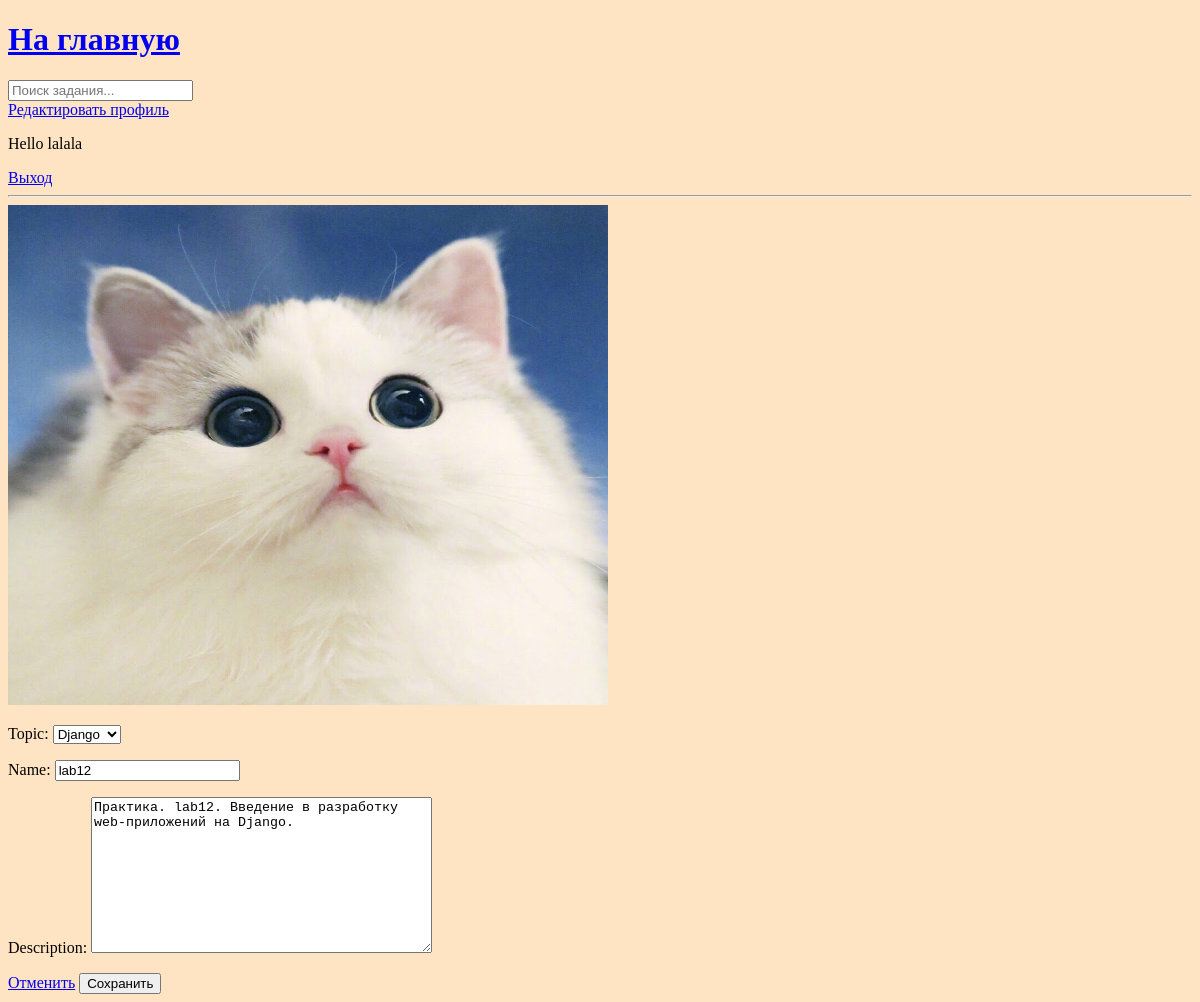
/update-task/4/ (signed in), run on an earlier commit of the app's database.
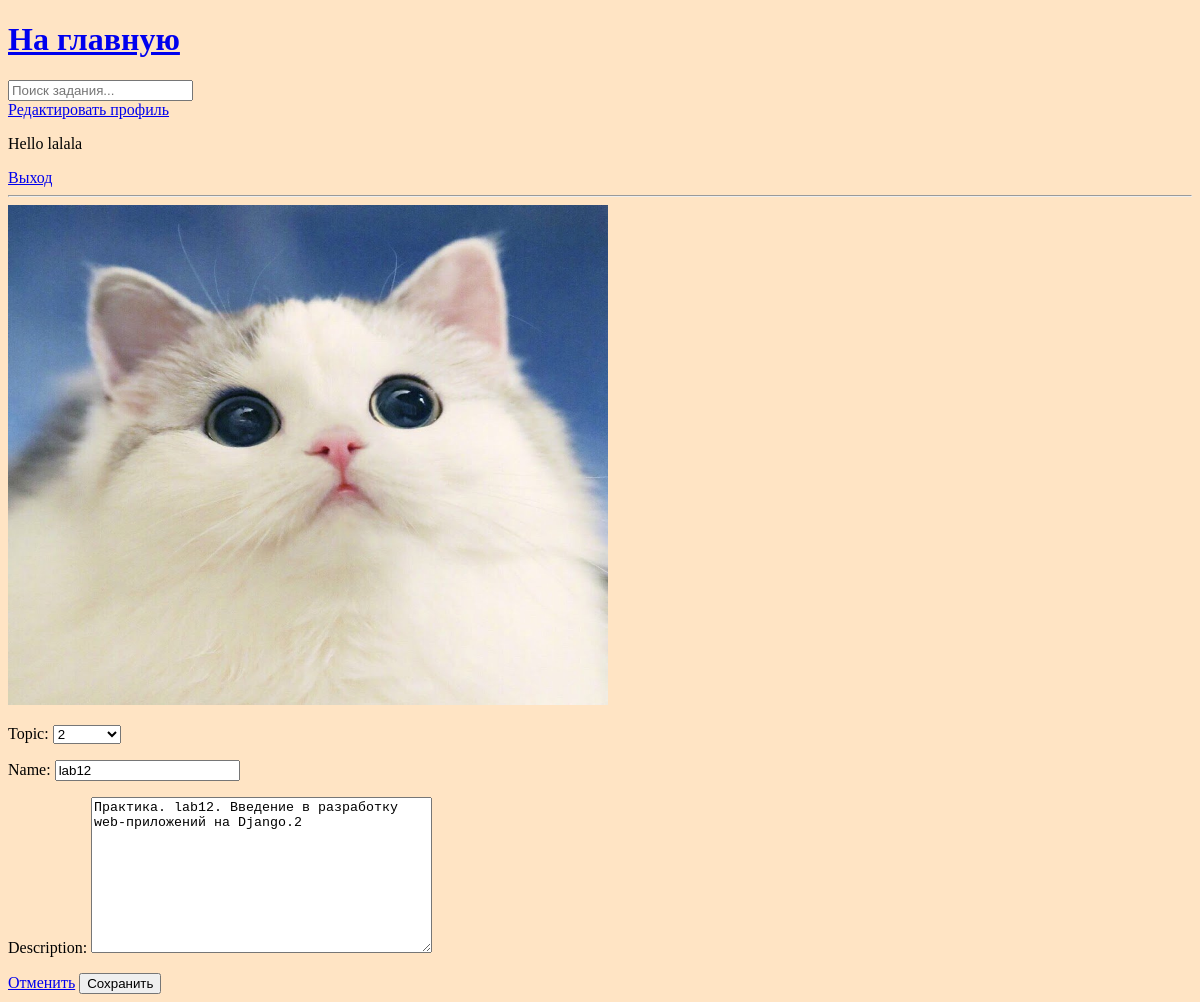
And on a later commit of the database.
### base/models.py (models this page shows, shortened)
class Task(models.Model):
    host=models.ForeignKey(User, on_delete=models.SET_NULL, null=True)
    topic=models.ForeignKey(Topic, on_delete=models.SET_NULL, null=True)
    name=models.CharField(max_length=200)
    description=models.TextField(null=True, blank=True)
    participants=models.ManyToManyField(User, related_name='participants',blank=True)
    updated = models.DateTimeField(auto_now=True)
    created=models.DateTimeField(auto_now_add=True)
    class Meta:
        ordering=['-updated','-created']

### base/views.py (the view, shortened to what this page needs)
# urls.py: path('update-task/<str:pk>/',views.updateTask, name="update-task"),
@login_required(login_url='login')
def updateTask(request, pk):
    task = Task.objects.get(id=pk)
    form = TaskForm(instance=task)
    topics = Topic.objects.all()
    if request.user != task.host:
        return HttpResponse('Доступ запрещен!')
    context = {'form': form, 'topics': topics, 'room': task}
    return render(request, 'base/task_form.html', context)

### base/forms.py
class TaskForm(ModelForm):
    class Meta:
        model=Task
        fields='__all__'
        exclude=['host', 'participants']

### base/models.py (called while the page is built)
    def __str__(self):
        return self.name

### base/templates/base/task_form.html (shortened to what this page needs)
{% extends 'main.html' %}
{% block content %}
<div>
    <form method="POST" action="">
        {{form.as_p}}
        <a class href="/">Отменить</a>
        <button type="submit">Сохранить</button>
    </form>
</div>
{% endblock content %}

What changed in the data, as far as the page shows it:
changed Task: topic "Django" → "2"; description "Практика. lab12. Введение в разработку web-приложений на Django." → "Практика. lab12. Введение в разработку web-приложений на Django.2"
